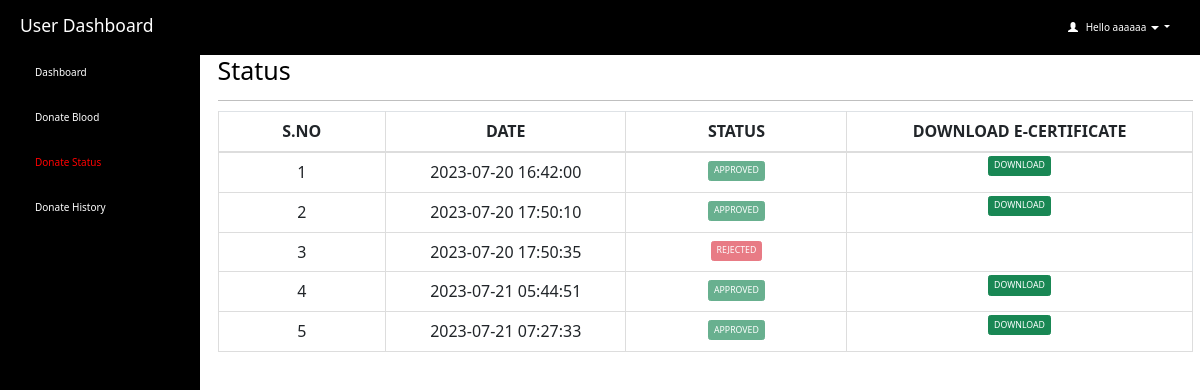
Page /donors/donate_status.php (signed in) on the committed database.
### tables this page shows
CREATE TABLE `users` (
  `user_id` int(11) NOT NULL,
  `name` varchar(25) NOT NULL,
  `phone` varchar(10) NOT NULL,
  `mail_id` varchar(30) NOT NULL,
  `username` varchar(10) NOT NULL,
  `gender` varchar(10) NOT NULL,
  `blood_group` varchar(5) NOT NULL,
  `password` varchar(500) NOT NULL,
  `session_id` varchar(255) NOT NULL
);

CREATE TABLE `donors_pending` (
  `id` int(11) NOT NULL,
  `name` varchar(50) NOT NULL,
  `mobile` varchar(10) NOT NULL,
  `mail_id` varchar(50) NOT NULL,
  `age` int(60) NOT NULL,
  `gender` varchar(10) NOT NULL,
  `blood_group` varchar(10) NOT NULL,
  `address` varchar(100) NOT NULL,
  `city` varchar(20) NOT NULL,
  `state` varchar(30) NOT NULL,
  `date_time` timestamp NOT NULL DEFAULT current_timestamp(),
  `status` varchar(20) NOT NULL DEFAULT 'pending'
);

### donors/donate_status.php (the view, shortened to what this page needs)
<html>
<head>
  <link rel="stylesheet" href="https://maxcdn.bootstrapcdn.com/bootstrap/3.4.1/css/bootstrap.min.css">
</head>
<?php
include 'connection.php';
  if (isset($_SESSION['loggedin']) && $_SESSION['loggedin'] == true) {
  ?>
<body style="color:black">
<div id="header">
<?php include 'header.php';
?>
</div>
<div id="sidebar">
<?php $active="donate_status"; include 'sidebar.php'; ?>
</div>
<div id="content" >
  <div class="content-wrapper">
    <div class="container-fluid">
      <div class="row">
        <div class="col-md-12 lg-12 sm-12">
          <h1 class="page-title">Status</h1>
        </div>
      </div>
      <hr>
      <?php
        include 'connection.php';
        $username=$_SESSION['username'];
        $sql1="select * from users where username='$username'";
        $result1=mysqli_query($connection,$sql1) or die("query failed.");
        $row1=mysqli_fetch_assoc($result1);
        $name = $row1['name'];
        $count=1;
        $sql= "select * from donors_pending where name='$name'";
        $result=mysqli_query($connection,$sql);
        if(mysqli_num_rows($result)>0)   {
       ?>
       <div class="table-responsive">
      <table class="table table-bordered" style="text-align:center">
          <thead style="text-align:center">
          <th style="text-align:center;width:10px;">S.NO</th>
          <th style="text-align:center;width:5px;">DATE</th>
          <th style="text-align:center;width:5px;">STATUS</th>
          <th style="text-align:center;width:5px;">DOWNLOAD E-CERTIFICATE</th>
          </thead>
          <tbody>
            <?php
            while($row = mysqli_fetch_assoc($result)) { ?>
          <tr>
              <td><?php echo $count++; ?></td>
              <td><?php echo $row['date_time']; ?></td>
              <?php if ($row['status'] == 'pending') { ?>
              <td id="he" style="width:5px">
              <button type="button" class="btn btn-primary btn-sm btn-secondary" disabled>PENDING</button>
              </td>
              <?php } elseif ($row['status'] == 'approved') { ?>
              <td id="btn-text">
                <button type="button" class="btn btn-primary btn-sm btn-success" disabled>APPROVED</button>
              </td>
              <td id="he" style="width:5px">
                <button type="button" class="btn btn-primary btn-sm btn-success" onclick="window.location.href = 'download_certificate.php?name=<?php echo urlencode($row['name']); ?>&id=<?php echo $row['id']; ?>';">DOWNLOAD</button>
              </td>
              <?php } elseif ($row['status'] == 'rejected') { ?>
              <td id="btn-text">
              <button type="button" class="btn btn-primary btn-sm btn-danger" disabled>REJECTED</button>
              </td>
              <?php } ?>
            </tr>
            <?php } ?>
          </tbody>
      </table>
    </div>
    <?php } ?>
  </div>
  </div>
</div>
   <?php }
    ?>
</body>
</html>

### donors/header.php (shortened to what this page needs)
<html>
<head>
  <link rel="stylesheet" href="https://cdn.jsdelivr.net/npm/bootstrap@5.7.0/dist/css/bootstrap.min.css">
</head>
<body>
  <header class="dashboard-header">
    <h3>User Dashboard</h3>
    <div class="user-info dropdown">
      <a id="act" class="dropdown-toggle usr" style="text-decoration:none" data-toggle="dropdown" href="#">
        <span class="glyphicon glyphicon-user"></span>&nbsp;&nbsp;
        <?php
        include 'connection.php';
        $username=$_SESSION['username'];
        $sql="select * from users where username='$username'";
        $result=mysqli_query($connection,$sql) or die("query failed.");
        $row=mysqli_fetch_assoc($result);
        echo "Hello ".$row['name'];
        ?>
        <span class="caret"></span>
  </a>
  </div>
  </header>
</body>
</html>

### donors/donate_status.php (style rules this page uses)
#sidebar { position:fixed; margin-top:-20px }
#content { position:relative; margin-left:210px }
#he { font-size: 14px; font-weight: 600; text-transform: uppercase; padding: 3px 7px; color: #fff; text-decoration: none; border-radius: 3px; align:center }

### donors/header.php (style rules this page uses)
.dashboard-header { background-color: #000; color: #fff; padding: 10px 20px; display: flex; align-items: center; justify-content: space-between; }
.dashboard-header .user-info { display: flex; align-items: center; position: relative; }
.usr { padding: 10px; color: #fff; }

### rows in the picture
users: name "aaaaaa"
donors_pending: date_time "2023-07-20 16:42:00"
donors_pending: date_time "2023-07-20 17:50:10"
donors_pending: date_time "2023-07-20 17:50:35", status "REJECTED"
donors_pending: date_time "2023-07-21 05:44:51"
donors_pending: date_time "2023-07-21 07:27:33"
